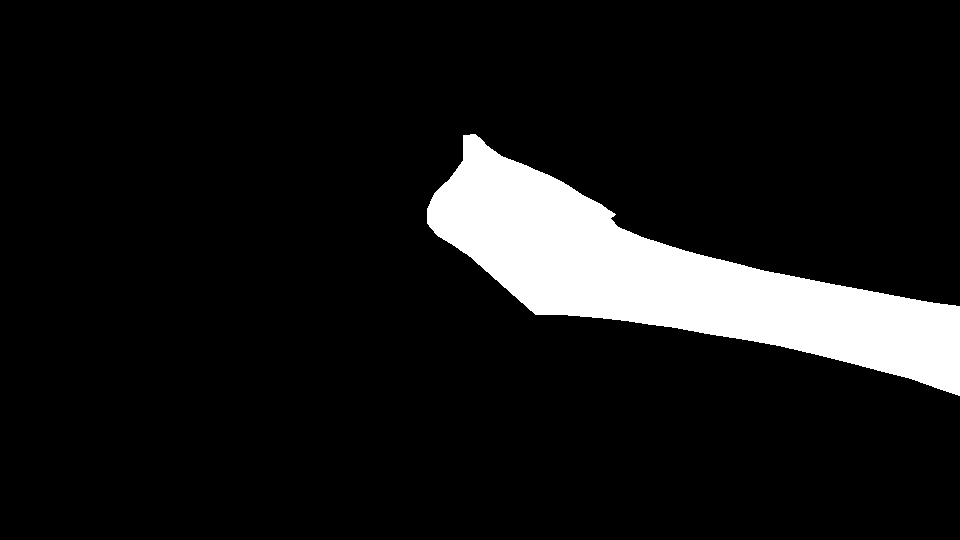
#> input picture src/mask/road_mask/normanniles1_entry_mask.png, 960 x 540 px; its folder holds 4 pictures in this run
$ python mask.py
#> lines starting #> are read from the running program, lines starting #| are printed output that depends on the picture; after the words box and inside, x2 and y2 are one past the last pixel; in counts of white or black regions, pixels touching at a corner belong together
import os
import cv2

current_dir = os.path.dirname(os.path.abspath(__file__))
mask_dir = os.path.join(current_dir, "..", "mask", "road_mask")


def get_mask(filename):
#> called with filename = 'normanniles1_entry_mask.png'
    path = os.path.join(mask_dir, filename)
    img = cv2.imread(path, cv2.IMREAD_GRAYSCALE)
#> img: shape (540, 960); 9.4% white; 1 white region, box (x1, y1, x2, y2) and area: (427, 134, 960, 396) 48952
    if img is None:
        raise FileNotFoundError(f"Could not load mask: {path}")
    return img


mask_entry_1 = get_mask("normanniles1_entry_mask.png")
mask_round_1 = get_mask("normanniles1_roundpoint_mask.png")
#> call 2 of get_mask, with filename = 'normanniles1_roundpoint_mask.png'
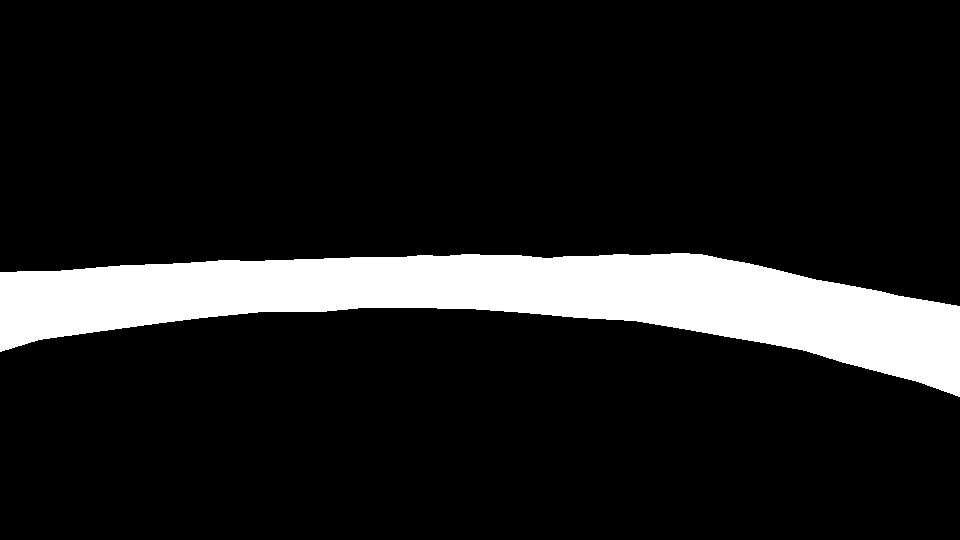
#> input picture src/mask/road_mask/normanniles1_roundpoint_mask.png, 960 x 540 px
#> in get_mask (call 2), `img = cv2.imread(path, cv2.IMREAD_GRAYSCALE)`: img: shape (540, 960); 12.1% white; 1 white region, box (x1, y1, x2, y2) and area: (0, 253, 960, 397) 62530
mask_exit_1 = get_mask("normanniles1_exit_mask.png")
#> call 3 of get_mask, with filename = 'normanniles1_exit_mask.png'
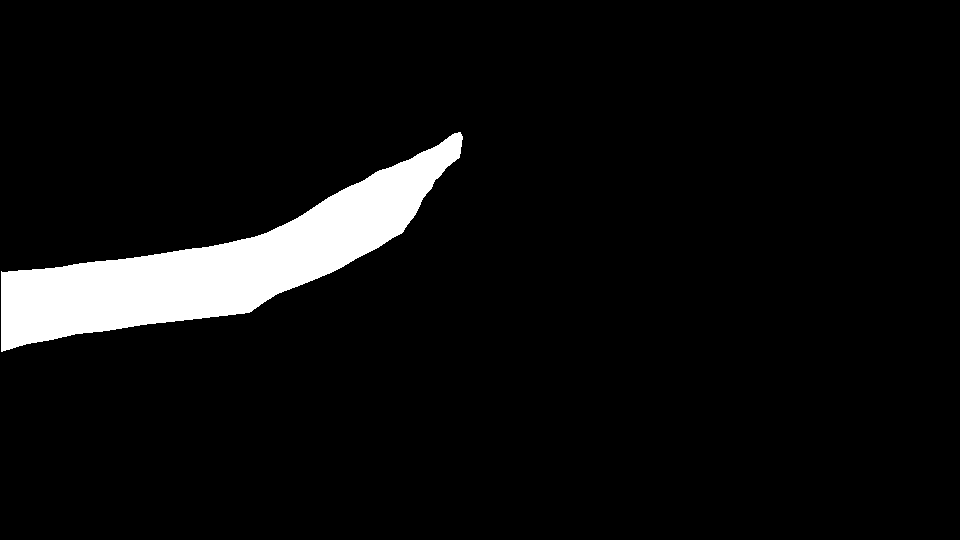
#> input picture src/mask/road_mask/normanniles1_exit_mask.png, 960 x 540 px
#> in get_mask (call 3), `img = cv2.imread(path, cv2.IMREAD_GRAYSCALE)`: img: shape (540, 960); 6.1% white; 1 white region, box (x1, y1, x2, y2) and area: (1, 132, 463, 352) 31508

mask_total_1 = cv2.bitwise_or(mask_entry_1, mask_round_1)
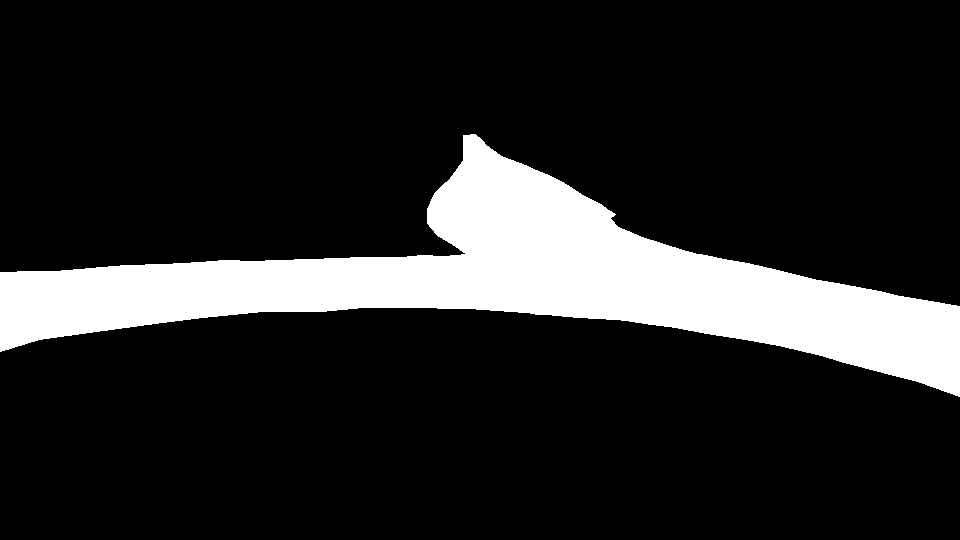
#> mask_total_1: shape (540, 960); 15.1% white; 1 white region, box (x1, y1, x2, y2) and area: (0, 134, 960, 397) 78523
mask_total_1 = cv2.bitwise_or(mask_total_1, mask_exit_1)
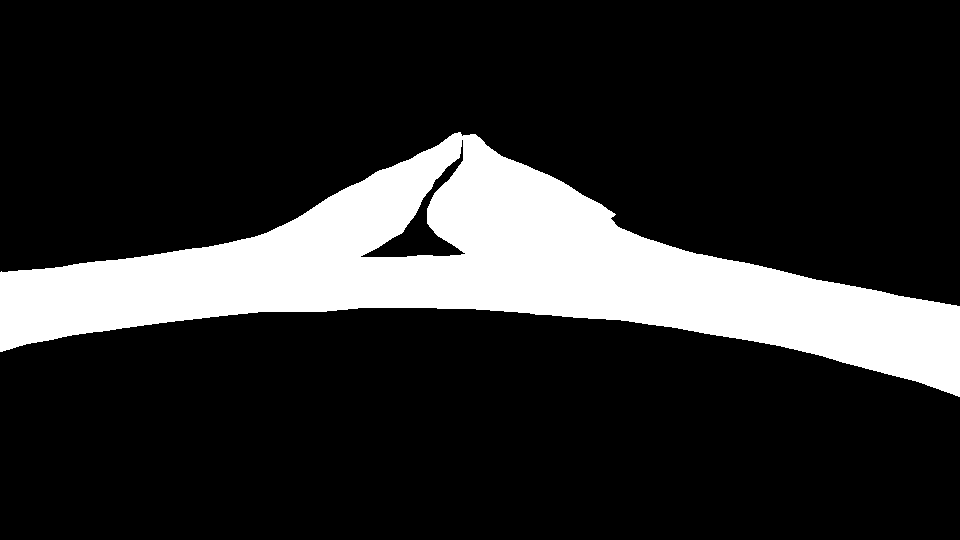
#> mask_total_1: shape (540, 960); 17.7% white; 1 white region, box (x1, y1, x2, y2) and area: (0, 132, 960, 397) 91685

mask_entry_2 = get_mask("normanniles2_entry_mask.png")
#> call 4 of get_mask, with filename = 'normanniles2_entry_mask.png'
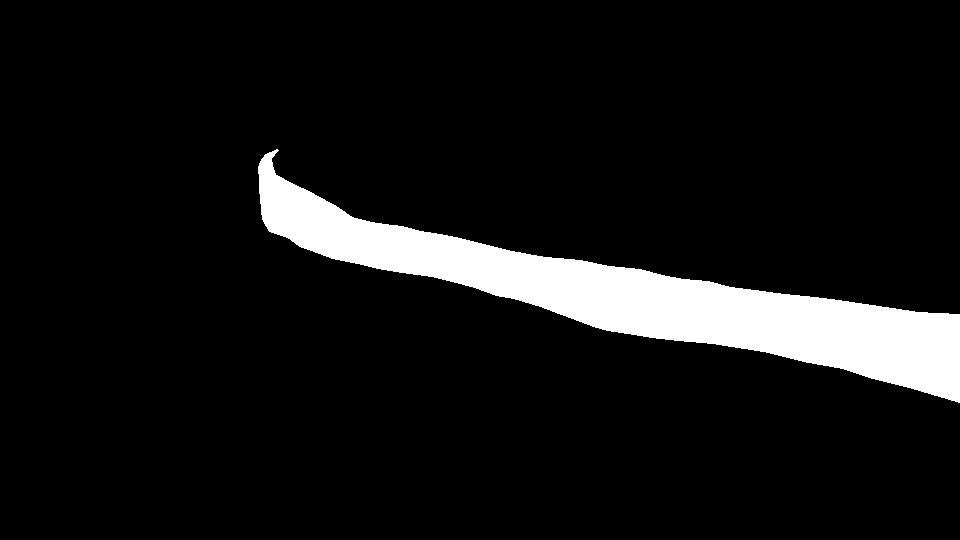
#> input picture src/mask/road_mask/normanniles2_entry_mask.png, 960 x 540 px
#> in get_mask (call 4), `img = cv2.imread(path, cv2.IMREAD_GRAYSCALE)`: img: shape (540, 960); 8.2% white; 1 white region, box (x1, y1, x2, y2) and area: (258, 149, 960, 403) 42371
#> (the run stopped early here; a loop or call above may not have finished)
